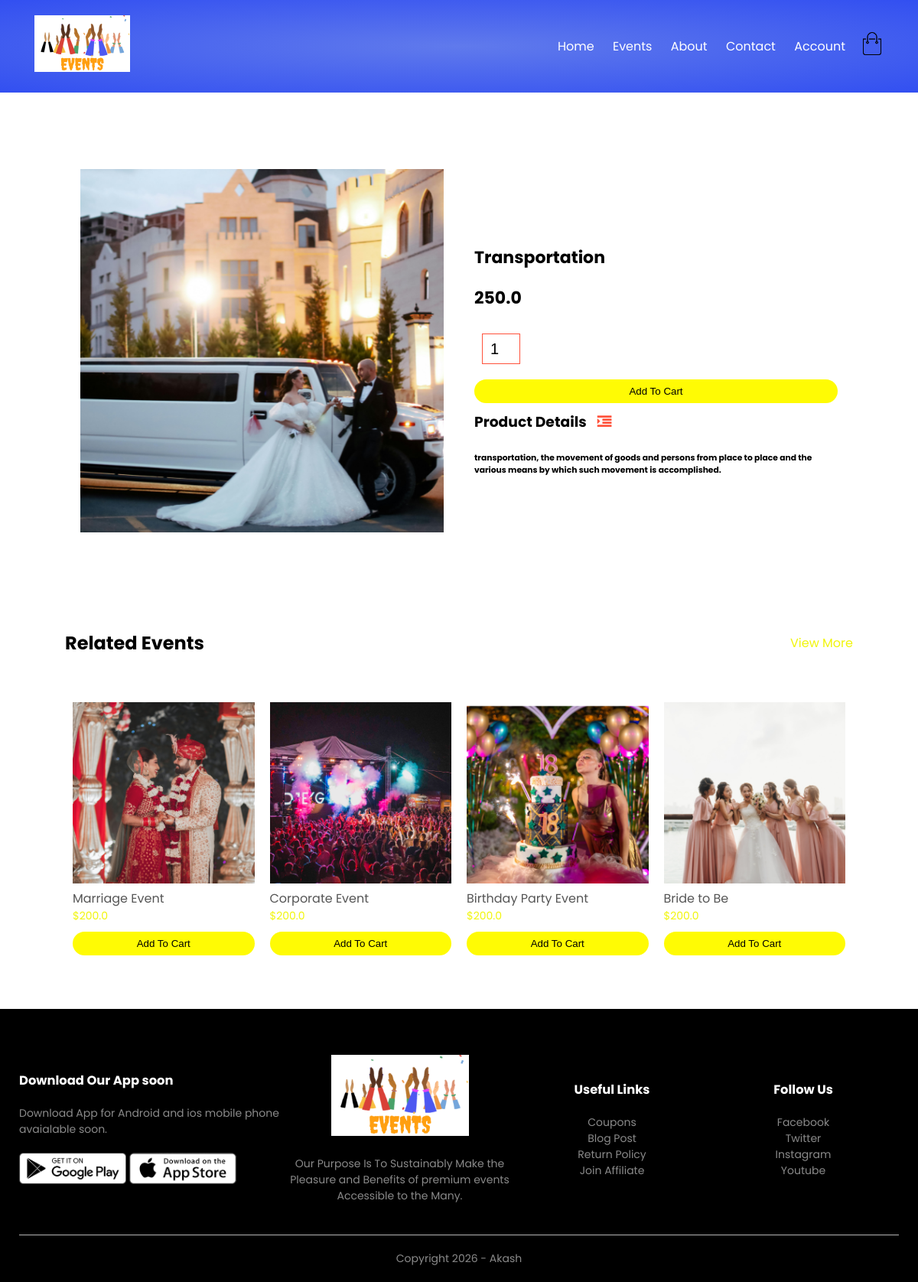
Screenshot of /eventdetails/13 with the database file from the repository.
### events/models.py (models this page shows, shortened)
class Event(models.Model):
    LIVE=1
    DELETE=0
    DELETE_CHOICES=((LIVE,'Live'),(DELETE,'Delete'))
    title=models.CharField(max_length=200)
    quote=models.FloatField()
    description=models.TextField()
    image=models.ImageField(upload_to='media/')
    priority=models.IntegerField(default=0)
    create_at=models.DateTimeField(auto_now_add=True)
    updated_at=models.DateTimeField(auto_now=True)

### events/views.py (the view)
# urls.py: path('eventdetails/<pk>',views.eventdetails,name='eventdetails'),
def eventdetails(request,pk):
    event=Event.objects.get(pk=pk)
    related_events=Event.objects.exclude(pk=pk).order_by('priority')[:4]
    context={'event':event, 'related_events':related_events}
    return render(request,'eventdetails.html',context)

### templates/eventdetails.html
{% extends 'blanklayout.html' %}
{% block content %}
{% include 'singleevent_details.html' %}
{% endblock content %}

### templates/singleevent_details.html (shortened to what this page needs)
{% load static %}
<div class="small-container single-product">
    <div class="row">
        <div class="col-2">
            <img src="{{ event.image.url }}" width="100%" id="ProductImg">
        </div>
        <div class="col-2">
            <h4 class="price">{{ event.title }}</h4>
            <h4 class="price">{{ event.quote }}</h4>
            <form method="post" action="{% url 'add_to_cart' event.id %}" style="display:inline;">
                <input type="number" name="guestcount" value="1" min="1">
                <button type="submit" class="btn">Add To Cart</button>
            </form>
            <h3>Product Details <i class="fa fa-indent"></i></h3>
            <br>
            <h6>{{ event.description }}</h6>
        </div>
    </div>
</div>
<div class="small-container">
    <div class="row row-2">
        <h2>Related Events</h2>
        <p>View More</p>
    </div>
</div>
<div class="small-container">
    <div class="row">
        {% for related_event in related_events %}
        <div class="col-4">
            <img src="{{ related_event.image.url }}" alt="{{ related_event.title }}">
            <h4>{{ related_event.title }}</h4>
            <p>${{ related_event.quote }}</p>
            <form method="post" action="{% url 'add_to_cart' related_event.id %}" style="display:inline;">
                <button type="submit" class="btn">Add To Cart</button>
            </form>
        </div>
        {% empty %}
        <p>No related events available.</p>
        {% endfor %}
    </div>
</div>

### static/css/style.css (style rules this page uses)
* { margin: 0; padding: 0; box-sizing: border-box; }
body { font-family: 'Poppins', sans-serif; }
p { color: #f1f50b; }
.row { display: flex; align-items: center; flex-wrap: wrap; justify-content: space-around; }
.col-2 { flex-basis: 50%; min-width: 300px; }
.col-2 img { max-width: 100%; padding: 50px 0; }
.btn { display: inline-block; background: #fffb04; color: rgb(0, 0, 0); padding: 8px 30px; margin: 30px 0; border-radius: 30px; transition: background 0.5s; }
.small-container { max-width: 1080px; margin: auto; padding-left: 25px; padding-right: 25px; }
.col-4 { flex-basis: 25%; padding: 10px; min-width: 200px; margin-bottom: 50px; transition: transform 0.5s; }
.col-4 img { width: 100%; }
.price { color: #000000; }
h4 { color: #555; font-weight: normal; }
.col-4 p { font-size: 14px; }
.row-2 { justify-content: space-between; margin: 100px auto 50px; }
.single-product { margin-top: 80px; }
.single-product .col-2 img { padding: 0; }
.single-product .col-2 { padding: 20px; }
.single-product h4 { margin: 20px 0; font-size: 22px; font-weight: bold; }
.single-product input { width: 50px; height: 40px; padding-left: 10px; font-size: 20px; margin-left: 10px; border: 1px solid #ff523b; margin-right: 10px; }
.single-product .fa { color: #ff523b; margin-left: 10px; }
form input { width: 100%; height: 30px; margin: 10px 0; padding: 0 10px; border: 1px solid #ccc; }
form .btn { width: 100%; border: none; cursor: pointer; margin: 10px 0; }

### rows the page displays
Event: image (picture), title "Transportation", quote "250.0", description "transportation, the movement of goods and persons from place to place and the various means by which such movement is accomplished."
Event: image (picture), title "Marriage Event", quote "200.0"
Event: image (picture), title "Corporate Event", quote "200.0"
Event: image (picture), title "Birthday Party Event", quote "200.0"
Event: image (picture), title "Bride to Be", quote "200.0"
